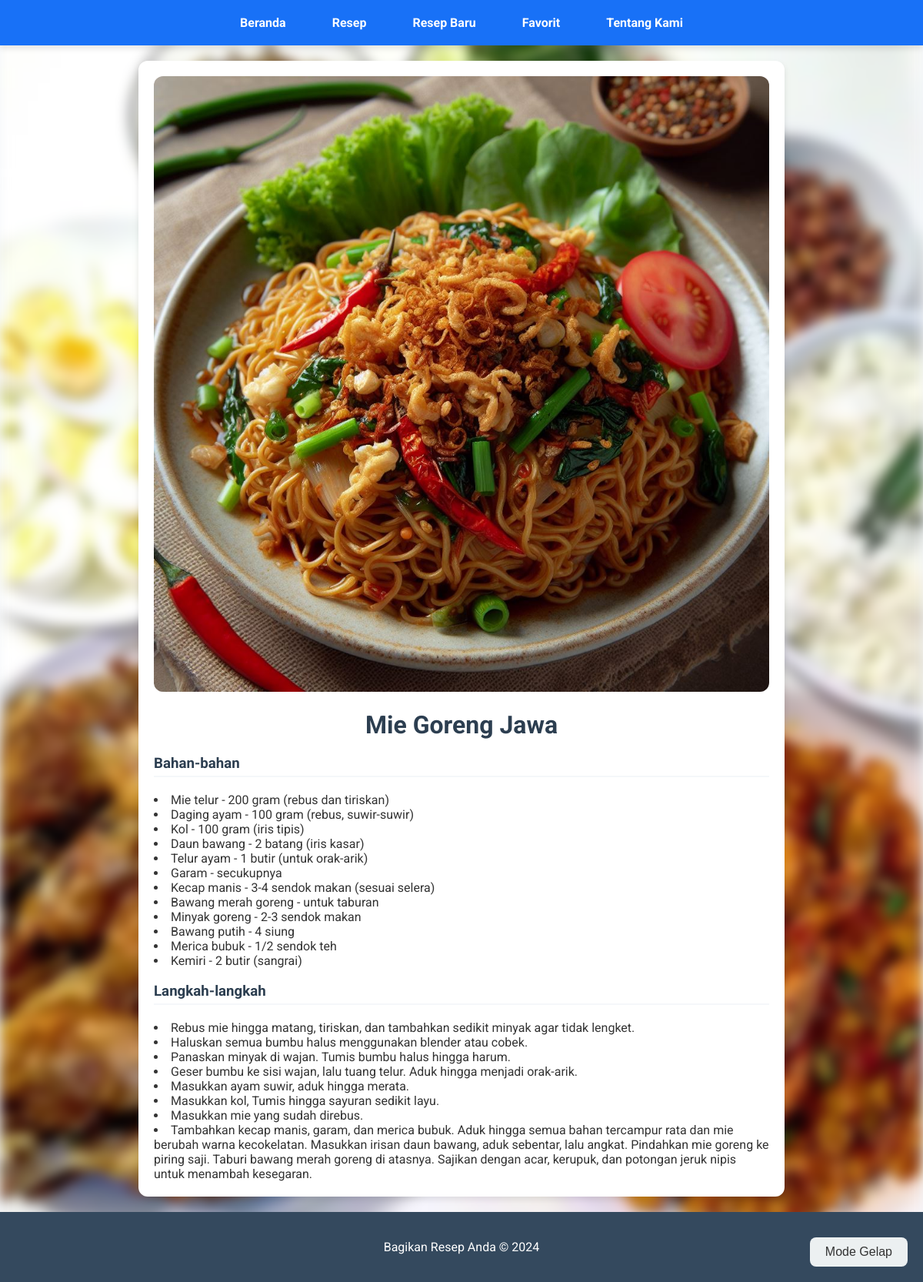
/detail-resep.php?id_resep=5, run on the app's committed database.
### tables this page shows
CREATE TABLE `resep` (
  `id_resep` int(11) NOT NULL,
  `judul_resep` varchar(255) NOT NULL,
  `deskripsi_resep` varchar(255) NOT NULL,
  `bahan_resep` text NOT NULL,
  `cara_resep` text NOT NULL,
  `gambar_resep` varchar(255) NOT NULL
);

### detail-resep.php (the view, shortened to what this page needs)
<?php
require 'config.php';
if (isset($_GET['id_resep'])) {
    $id_resep = $_GET['id_resep'];
    $sql = "SELECT * FROM resep WHERE id_resep = $id_resep";
    $result = mysqli_query($conn, $sql);
    $row = mysqli_fetch_assoc($result);
    $bahan_resep = explode('+', $row['bahan_resep']);
    $cara_resep = explode('+', $row['cara_resep']);
}
?>
<!DOCTYPE html>
<html lang="id">
<head>
</head>
<body>
    <div class="navbar">
        <a href="web user.php">Beranda</a>
        <a href="resep.php">Resep</a>
        <a href="tambahkan resep.php">Resep Baru</a>
        <a href="favorit.php">Favorit</a>
        <a href="#">Tentang Kami</a>
    </div>
    <div class="container">
    <img src="<?= $row['gambar_resep'] ?>" alt="Gambar Resep" class="recipe-image">
    <h1 class="recipe-title"><?= $row['judul_resep'] ?></h1>
    <div class="ingredients">
    <h3>Bahan-bahan</h3>
    </div>
    <?php
    for ($i = 1; $i < count($bahan_resep); $i++){
        ?>
        <li><?= $bahan_resep[$i] ?></li>
    <?php
    }
    ?>
    <div class="instructions">
    <h3>Langkah-langkah</h3>
    </div>
    <?php
    for ($i = 1; $i < count($cara_resep); $i++){
        ?>
        <li><?= $cara_resep[$i] ?></li>
    <?php
    }
    ?>
    </div>
<footer>
        <p>Bagikan Resep Anda &copy; 2024</p>
    </footer>
    <button class="dark-mode-toggle" onclick="toggleDarkMode()">Mode Gelap</button>
</body>
</html>

### detail-resep.php (style rules this page uses)
body { font-family: 'Roboto', sans-serif; margin: 0; padding: 0; background-color: #f5f7fa; color: #333; display: flex; flex-direction: column; min-height: 100vh; }
h1, h2, h3, h4 { color: #2c3e50; }
.container { max-width: 1100px; margin: 0 auto; padding: 20px; }
.navbar { background: linear-gradient(135deg, rgb(24, 113, 247), rgb(24, 113, 247)); padding: 10px 20px; display: flex; justify-content: center; align-items: center; box-shadow: 0 4px 8px rgba(0, 0, 0, 0.1); }
.navbar a { color: white; text-decoration: none; margin: 0 15px; font-weight: bold; font-size: 16px; padding: 10px 15px; border-radius: 5px; transition: background-color 0.3s ease, color 0.3s ease; }
.container { max-width: 800px; margin: 20px auto; padding: 20px; background: white; border-radius: 12px; box-shadow: 0 4px 8px rgba(0, 0, 0, 0.1); }
.recipe-image { width: 100%; border-radius: 12px; }
.recipe-title { color: #2c3e50; text-align: center; font-size: 2em; margin: 20px 0; }
.ingredients, .instructions { margin-bottom: 20px; }
.ingredients h3, .instructions h3 { color: #2c3e50; border-bottom: 2px solid #f5f7fa; padding-bottom: 5px; }
footer { background: #34495e; color: white; padding: 20px; text-align: center; margin-top: auto; }
.dark-mode-toggle { position: fixed; bottom: 20px; right: 20px; background: #ecf0f1; color: #333; border: none; padding: 10px 20px; font-size: 16px; border-radius: 8px; cursor: pointer; transition: background-color 0.3s ease, color 0.3s ease; }

### data on the page
resep: gambar_resep (picture), judul_resep "Mie Goreng Jawa", bahan_resep "Mie telur - 200 gram (rebus dan tiriskan)", bahan_resep "Daging ayam - 100 gram (rebus, suwir-suwir)", bahan_resep "Kol - 100 gram (iris tipis)", bahan_resep "Daun bawang - 2 batang (iris kasar)", bahan_resep "Telur ayam - 1 butir (untuk orak-arik)", bahan_resep "Garam - secukupnya", bahan_resep "Kecap manis - 3-4 sendok makan (sesuai selera)", bahan_resep "Bawang merah goreng - untuk taburan", bahan_resep "Minyak goreng - 2-3 sendok makan", bahan_resep "Bawang putih - 4 siung", bahan_resep "Merica bubuk - 1/2 sendok teh", bahan_resep "Kemiri - 2 butir (sangrai)", cara_resep "Rebus mie hingga matang, tiriskan, dan tambahkan sedikit minyak agar tidak lengket.", cara_resep "Haluskan semua bumbu halus menggunakan blender atau cobek.", cara_resep "Panaskan minyak di wajan. Tumis bumbu halus hingga harum.", cara_resep "Geser bumbu ke sisi wajan, lalu tuang telur. Aduk hingga menjadi orak-arik.", cara_resep "Masukkan ayam suwir, aduk hingga merata.", cara_resep "Masukkan kol, Tumis hingga sayuran sedikit layu.", cara_resep "Masukkan mie yang sudah direbus.", cara_resep "Tambahkan kecap manis, garam, dan merica bubuk. Aduk hingga semua bahan tercampur rata dan mie berubah warna kecokelatan. Masukkan irisan daun bawang, aduk sebentar, lalu angkat. Pindahkan mie goreng ke piring saji. Taburi bawang merah goreng di atasnya. Sajikan dengan acar, kerupuk, dan potongan jeruk nipis untuk menambah kesegaran."
